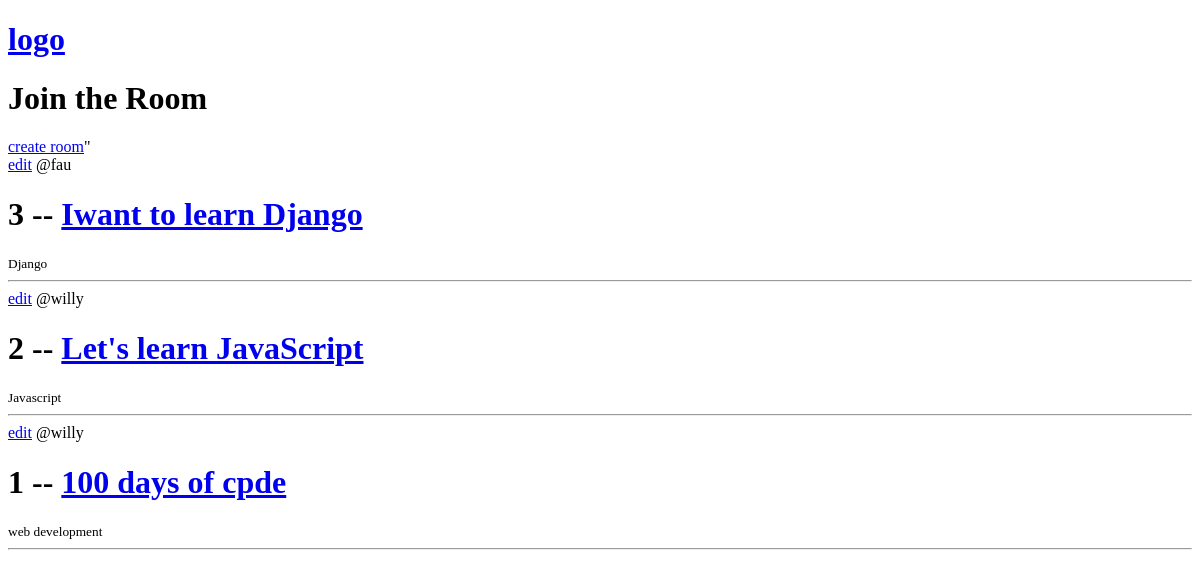
Before: / with the older database file.
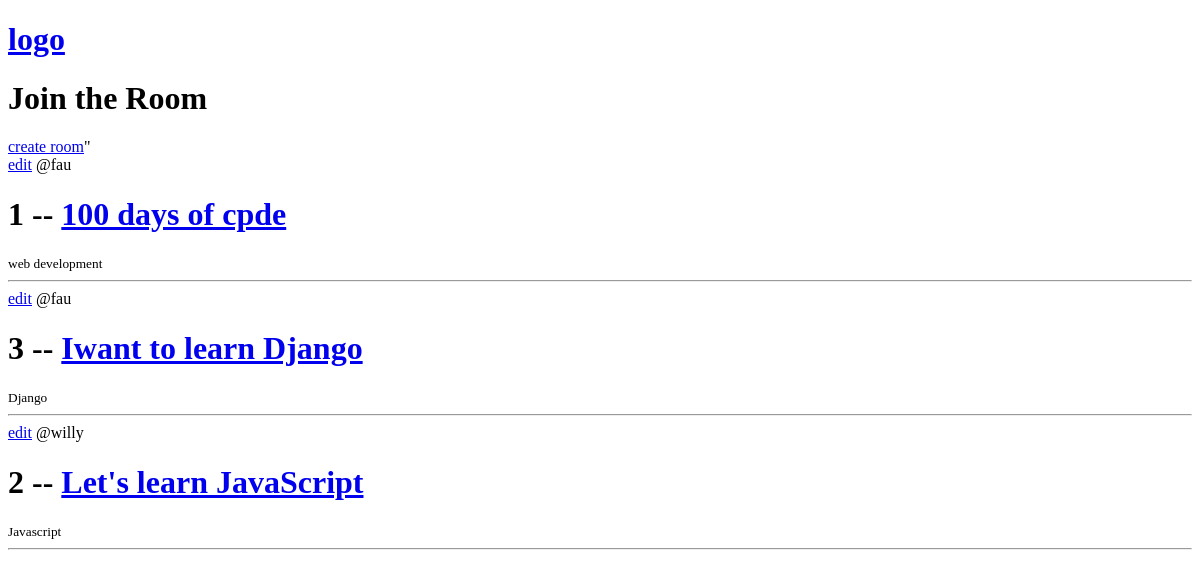
After: the same page with the newer database file.
### base/models.py (models this page shows, shortened)
class Room(models.Model):
    host = models.ForeignKey(User, on_delete=models.SET_NULL, null=True)
    topic = models.ForeignKey(Topic,on_delete=models.SET_NULL, null=True)
    name = models.CharField(max_length=200)
    description = models.TextField(null=True, blank=True)
    update = models.DateTimeField(auto_now=True)
    created = models.DateTimeField(auto_now_add=True)
    class Meta:
        ordering = ['-update', '-created']

class Topic(models.Model):
    name = models.CharField(max_length=200)

### base/views.py (the view)
# urls.py: 2. Add a URL to urlpatterns:  path('', views.home, name='home')
def home(request):
    rooms = Room.objects.all()
    context = {'rooms': rooms}
    return render(request, 'home.html', context)

### templates/home.html
{% extends 'main.html'%}
{% block content%}
<h1>Join the Room</h1>
<div>
    <a href="{% url 'create-room'%}">create room</a>"
    <div>
        {% for room in rooms%}
        <div>
            <a href="{% url 'update-room' room.id %}">edit</a>
            <span>@{{room.host.username}}</span>
            <h1>{{room.id}} -- <a href="{% url 'room' room.id %}">{{room.name}} </a> </h1>
            <small>{{room.topic.name}}</small>
            <hr>
        </div>
        {% endfor %}
    </div>
</div>
{% endblock%}

Changed rows visible on the page:
changed Room "100 days of cpde": host.username "willy" → "fau"; moves up the list
